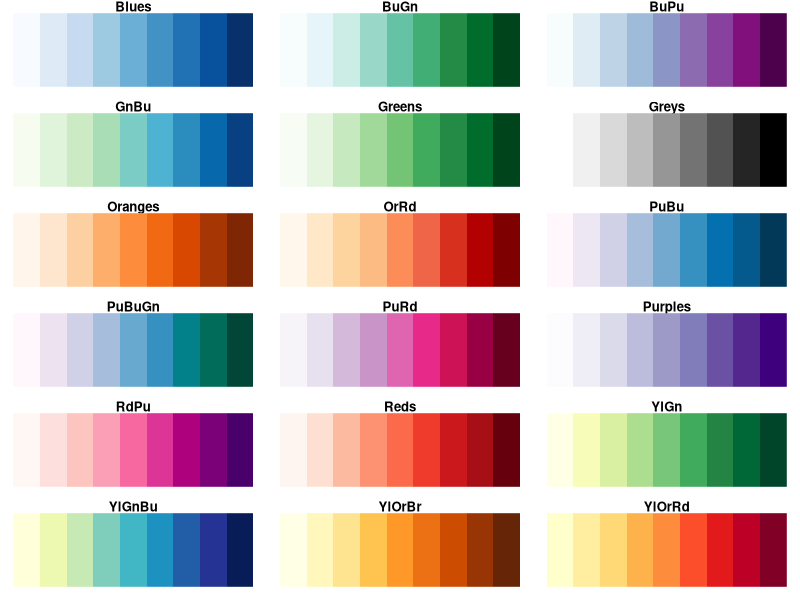
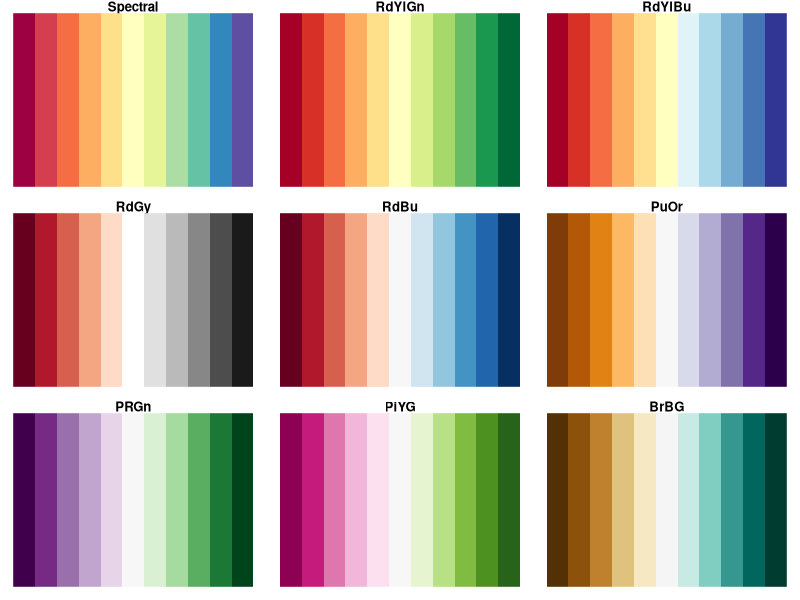
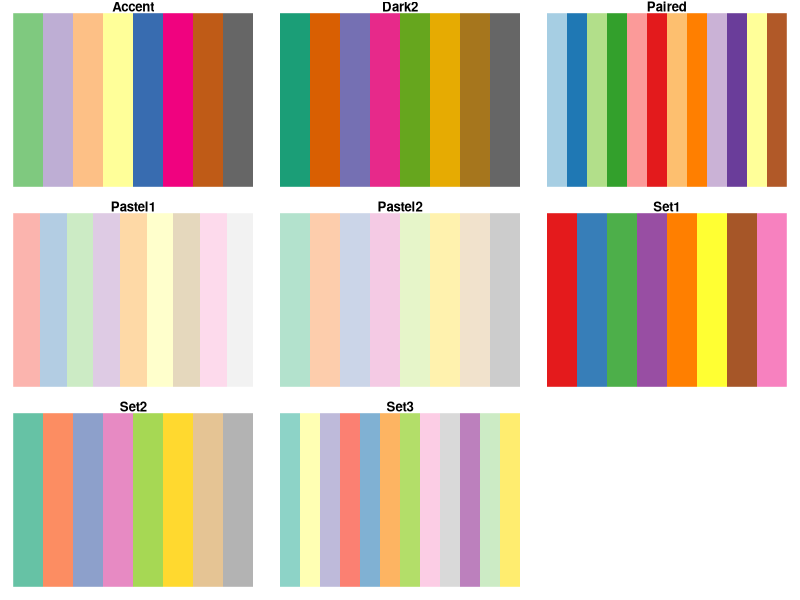
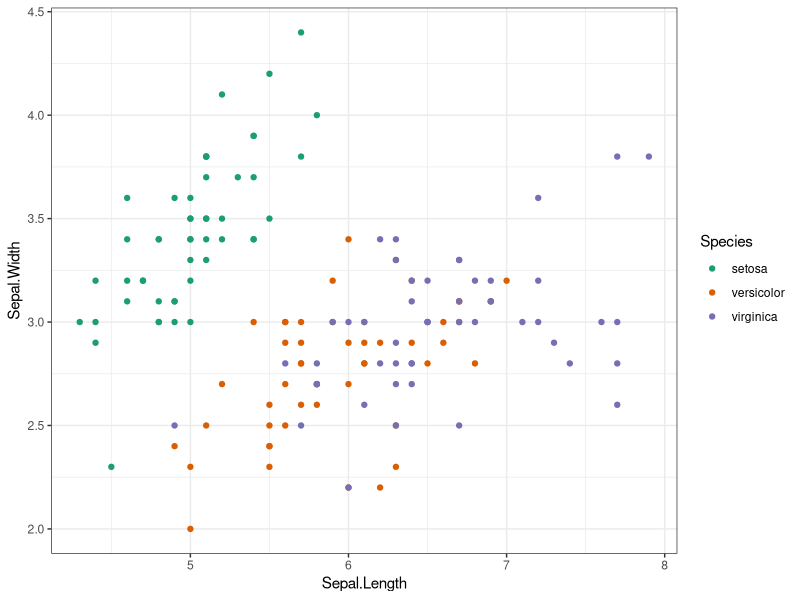
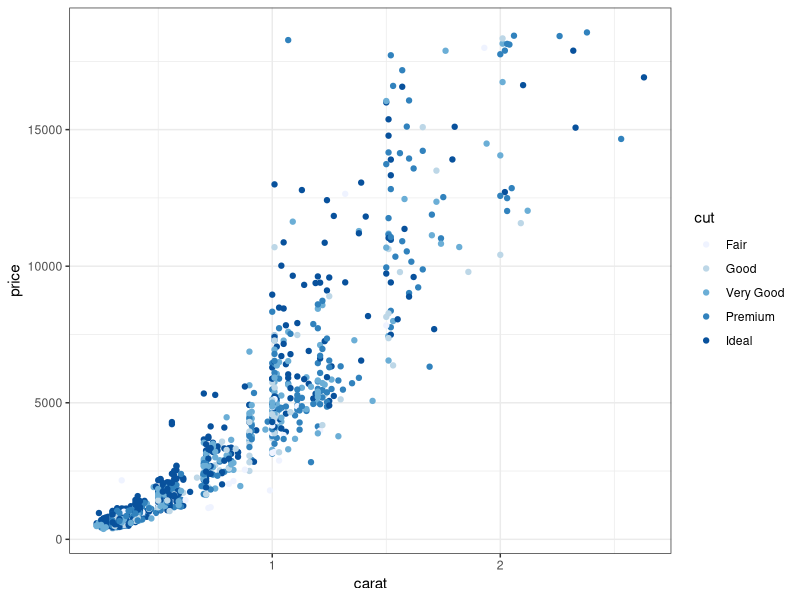

Write R code to recreate these figures, in order.
## ---- chunk 1
knitr::opts_chunk$set(echo = FALSE, message = FALSE)
library(RColorBrewer)
library(tidyverse)

palette_demo <- function(colors, name){
  n <- length(colors)
  image(matrix(1:n, n, 1), col = colors, axes =FALSE, main = name)
}
## ---- chunk 2
par(mfrow=c(6,3), mar = c(1,1,1,1))
sequential <- sapply(c("Blues", "BuGn", "BuPu", "GnBu", "Greens", "Greys", "Oranges", "OrRd", "PuBu", "PuBuGn", "PuRd", "Purples", "RdPu", "Reds", "YlGn", "YlGnBu", "YlOrBr", "YlOrRd"), function(x) palette_demo(colors = brewer.pal(9, x), name = x))
## ---- chunk 3
par(mfrow=c(3,3), mar = c(1,1,1,1))
diverging <- sapply(c("Spectral", "RdYlGn", "RdYlBu", "RdGy", "RdBu", "PuOr", "PRGn", "PiYG", "BrBG"), function(x) palette_demo(colors = brewer.pal(11, x), name = x))
## ---- chunk 4
par(mfrow=c(3,3), mar = c(1,1,1,1))
palette_demo(colors = brewer.pal(8, "Accent"), name = "Accent")
palette_demo(colors = brewer.pal(8, "Dark2"), name = "Dark2")
palette_demo(colors = brewer.pal(12, "Paired"), name = "Paired")
palette_demo(colors = brewer.pal(9, "Pastel1"), name = "Pastel1")
palette_demo(colors = brewer.pal(8, "Pastel2"), name = "Pastel2")
palette_demo(colors = brewer.pal(8, "Set1"), name = "Set1")
palette_demo(colors = brewer.pal(8, "Set2"), name = "Set2")
palette_demo(colors = brewer.pal(12, "Set3"), name = "Set3")
## ---- chunk 5
ggplot(iris, aes(Sepal.Length, Sepal.Width, color = Species)) +
  geom_point(size=1.5) +
  theme_bw() +
  scale_color_brewer(type = "qual", palette = 2) 
## ---- chunk 6
diamonds %>%
  sample_n(1000) %>%
  ggplot(aes(carat, price, color = cut)) +
  geom_point() +
  theme_bw() +
  scale_color_brewer(type = "seq", palette = 1)
